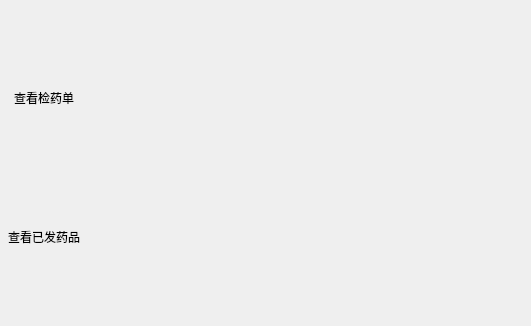
<?xml version="1.0" encoding="UTF-8"?>
<ui version="4.0">
 <class>PharmacyManageWidget</class>
 <widget class="QWidget" name="PharmacyManageWidget">
  <property name="geometry">
   <rect>
    <x>0</x>
    <y>0</y>
    <width>531</width>
    <height>326</height>
   </rect>
  </property>
  <property name="windowTitle">
   <string>Form</string>
  </property>
  <property name="styleSheet">
   <string notr="true">QPushButton { background-color: rgba(0, 0, 0, 0); }</string>
  </property>
  <layout class="QVBoxLayout" name="verticalLayout">
   <property name="leftMargin">
    <number>0</number>
   </property>
   <property name="topMargin">
    <number>0</number>
   </property>
   <property name="rightMargin">
    <number>0</number>
   </property>
   <property name="bottomMargin">
    <number>0</number>
   </property>
   <item>
    <layout class="QHBoxLayout" name="horizontalLayout" stretch="1,5">
     <item>
      <layout class="QVBoxLayout" name="verticalLayout_4">
       <item>
        <layout class="QVBoxLayout" name="layoutMedicationList" stretch="0,4,0,1">
         <item>
          <spacer name="verticalSpacer_5">
           <property name="orientation">
            <enum>Qt::Vertical</enum>
           </property>
           <property name="sizeHint" stdset="0">
            <size>
             <width>20</width>
             <height>40</height>
            </size>
           </property>
          </spacer>
         </item>
         <item>
          <widget class="QPushButton" name="btnMedicationList">
           <property name="maximumSize">
            <size>
             <width>100</width>
             <height>100</height>
            </size>
           </property>
           <property name="styleSheet">
            <string notr="true">QPushButton { border: none; }</string>
           </property>
           <property name="text">
            <string/>
           </property>
           <property name="icon">
            <iconset resource="../../../static/resource.qrc">
             <normaloff>:/image/jianyaodan.png</normaloff>:/image/jianyaodan.png</iconset>
           </property>
           <property name="iconSize">
            <size>
             <width>100</width>
             <height>100</height>
            </size>
           </property>
          </widget>
         </item>
         <item>
          <widget class="QLabel" name="labelMedicationList">
           <property name="maximumSize">
            <size>
             <width>100</width>
             <height>16777215</height>
            </size>
           </property>
           <property name="text">
            <string>查看检药单</string>
           </property>
           <property name="alignment">
            <set>Qt::AlignCenter</set>
           </property>
          </widget>
         </item>
         <item>
          <spacer name="verticalSpacer">
           <property name="orientation">
            <enum>Qt::Vertical</enum>
           </property>
           <property name="sizeHint" stdset="0">
            <size>
             <width>20</width>
             <height>40</height>
            </size>
           </property>
          </spacer>
         </item>
        </layout>
       </item>
       <item>
        <spacer name="verticalSpacer_3">
         <property name="orientation">
          <enum>Qt::Vertical</enum>
         </property>
         <property name="sizeHint" stdset="0">
          <size>
           <width>20</width>
           <height>40</height>
          </size>
         </property>
        </spacer>
       </item>
       <item>
        <layout class="QVBoxLayout" name="layoutSendMedicine" stretch="4,1,0,0">
         <item>
          <widget class="QPushButton" name="btnSendMedicine">
           <property name="maximumSize">
            <size>
             <width>100</width>
             <height>100</height>
            </size>
           </property>
           <property name="styleSheet">
            <string notr="true">QPushButton { border: none; }</string>
           </property>
           <property name="text">
            <string/>
           </property>
           <property name="icon">
            <iconset resource="../../../static/resource.qrc">
             <normaloff>:/image/yifayao.png</normaloff>:/image/yifayao.png</iconset>
           </property>
           <property name="iconSize">
            <size>
             <width>100</width>
             <height>100</height>
            </size>
           </property>
          </widget>
         </item>
         <item>
          <widget class="QLabel" name="labelSendMedicine">
           <property name="maximumSize">
            <size>
             <width>100</width>
             <height>16777215</height>
            </size>
           </property>
           <property name="text">
            <string>查看已发药品</string>
           </property>
           <property name="alignment">
            <set>Qt::AlignCenter</set>
           </property>
          </widget>
         </item>
         <item>
          <spacer name="verticalSpacer_2">
           <property name="orientation">
            <enum>Qt::Vertical</enum>
           </property>
           <property name="sizeHint" stdset="0">
            <size>
             <width>20</width>
             <height>40</height>
            </size>
           </property>
          </spacer>
         </item>
         <item>
          <spacer name="verticalSpacer_4">
           <property name="orientation">
            <enum>Qt::Vertical</enum>
           </property>
           <property name="sizeHint" stdset="0">
            <size>
             <width>20</width>
             <height>40</height>
            </size>
           </property>
          </spacer>
         </item>
        </layout>
       </item>
      </layout>
     </item>
     <item>
      <widget class="QStackedWidget" name="pharmacyStackedWidget">
       <property name="styleSheet">
        <string notr="true">background-color: rgba(0, 0, 0, 0);</string>
       </property>
       <widget class="QWidget" name="page"/>
       <widget class="QWidget" name="page_2"/>
      </widget>
     </item>
    </layout>
   </item>
  </layout>
 </widget>
 <resources>
  <include location="../../../static/resource.qrc"/>
 </resources>
 <connections/>
</ui>
